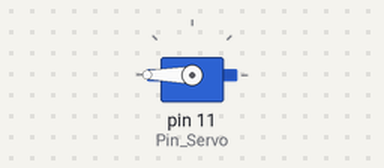
Bench run of a sketch on a simulated Arduino Uno, built with avr-gcc and run on an emulated ATmega328P. Shown: servo.

Above: at 0.1 s.
At 1.1 s:
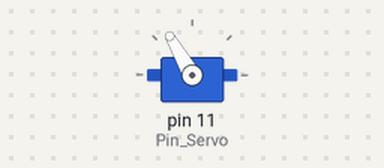
Timing chart, 0 to 2.6 s (numbered marks = the images above):
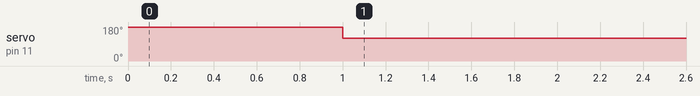

Measured:
- by itself, servo on pin 11 (Pin_Servo): 180° → 120° at 1.0 s

The sketch:

sketch_apr09a.ino
```cpp
#include <Servo.h> //bibliothéque servo (déjà présente sur arduino)
Servo Servomoteur; //créer un objet servo
const int Pin_Servo = 11;
const int Position_initiale=180;
const int Position_finale=120;

void setup() {
  Servomoteur.attach(Pin_Servo);   // Attache le servomoteur au PinServo
  Servomoteur.write(Position_initiale);          // Met le servomoteur en position
  delay(1000);
  Servomoteur.write(Position_finale);
}

void loop() {}
```
